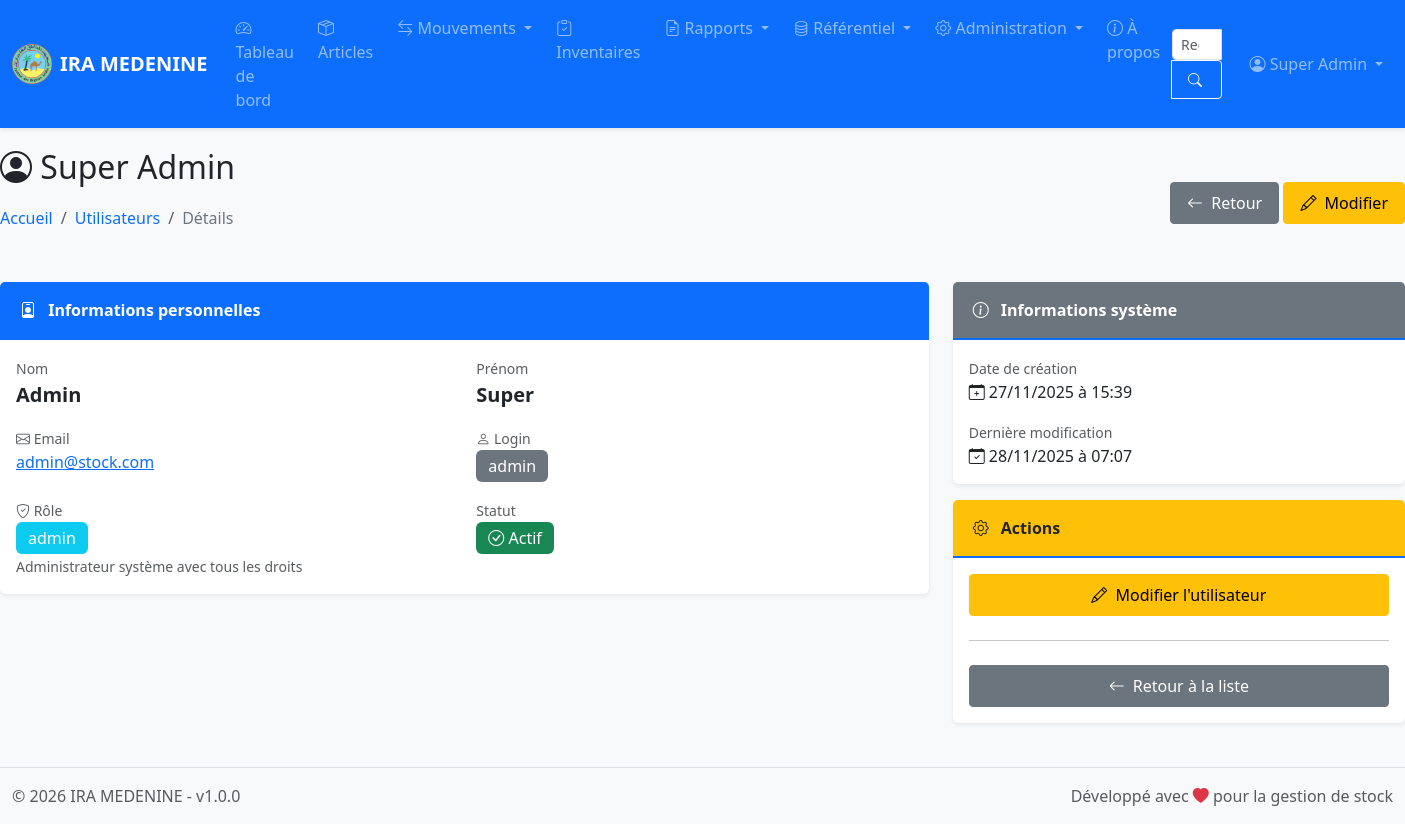
The page /pages/users/view.php?id=1 (signed in) on the database its author committed.
### tables this page shows
CREATE TABLE IF NOT EXISTS `parametres` (
  `id` int NOT NULL AUTO_INCREMENT,
  `nom_etablissement` varchar(255) NOT NULL,
  `logo` varchar(255) DEFAULT NULL,
  `adresse` text,
  `tel_fixe` varchar(20) DEFAULT NULL,
  `tel_mobile` varchar(20) DEFAULT NULL,
  `fax` varchar(20) DEFAULT NULL,
  `email` varchar(100) DEFAULT NULL,
  `site_web` varchar(50) NOT NULL,
  `created_at` timestamp NOT NULL DEFAULT CURRENT_TIMESTAMP,
  `updated_at` timestamp NOT NULL DEFAULT CURRENT_TIMESTAMP ON UPDATE CURRENT_TIMESTAMP,
  PRIMARY KEY (`id`)
);

CREATE TABLE IF NOT EXISTS `users` (
  `id` int NOT NULL AUTO_INCREMENT,
  `nom` varchar(100) NOT NULL,
  `prenom` varchar(100) NOT NULL,
  `mail` varchar(100) NOT NULL,
  `login` varchar(50) NOT NULL,
  `password` varchar(255) NOT NULL,
  `role_id` int NOT NULL,
  `actif` tinyint(1) NOT NULL DEFAULT '1',
  `created_at` timestamp NOT NULL DEFAULT CURRENT_TIMESTAMP,
  `updated_at` timestamp NOT NULL DEFAULT CURRENT_TIMESTAMP ON UPDATE CURRENT_TIMESTAMP,
  PRIMARY KEY (`id`),
  UNIQUE KEY `login` (`login`),
  UNIQUE KEY `mail` (`mail`),
  KEY `idx_role` (`role_id`),
  KEY `idx_actif` (`actif`)
);

CREATE TABLE IF NOT EXISTS `roles` (
  `id` int NOT NULL AUTO_INCREMENT,
  `nom` varchar(50) NOT NULL,
  `description` text,
  `created_at` timestamp NOT NULL DEFAULT CURRENT_TIMESTAMP,
  PRIMARY KEY (`id`),
  UNIQUE KEY `nom` (`nom`)
);

### pages/users/view.php (the view, shortened to what the rows shown need)
<?php
require_once __DIR__ . '/../../includes/header.php';
$db = Database::getInstance();
$id = $_GET['id'] ?? 0;
$sql = "SELECT u.*, r.nom as role_nom, r.description as role_description
        FROM users u
        INNER JOIN roles r ON u.role_id = r.id
        WHERE u.id = :id";
$db->prepare($sql);
$db->bind(':id', $id);
$user = $db->fetch();
?>
<?php require_once __DIR__ . '/../../includes/navbar.php'; ?>
<div class="container-fluid main-container">
    <div class="row mb-4">
        <div class="col-12">
            <div class="d-flex justify-content-between align-items-center">
                <div>
                    <h2>
                        <i class="bi bi-person-circle"></i>
                        <?php echo htmlspecialchars($user['prenom'] . ' ' . $user['nom']); ?>
                    </h2>
                    <nav aria-label="breadcrumb">
                        <ol class="breadcrumb">
                        </ol>
                    </nav>
                </div>
            </div>
        </div>
    </div>
    <div class="row">
        <div class="col-lg-8">
            <div class="card mb-3">
                <div class="card-body">
                    <div class="row mb-3">
                        <div class="col-md-6">
                            <p class="mb-0 fs-5"><strong><?php echo htmlspecialchars($user['nom']); ?></strong></p>
                        </div>
                        <div class="col-md-6">
                            <p class="mb-0 fs-5"><strong><?php echo htmlspecialchars($user['prenom']); ?></strong></p>
                        </div>
                    </div>
                    <div class="row mb-3">
                        <div class="col-md-6">
                            <p class="mb-0">
                                <a href="mailto:<?php echo htmlspecialchars($user['mail']); ?>">
                                    <?php echo htmlspecialchars($user['mail']); ?>
                                </a>
                            </p>
                        </div>
                        <div class="col-md-6">
                            <p class="mb-0">
                                <span class="badge bg-secondary fs-6">
                                    <?php echo htmlspecialchars($user['login']); ?>
                                </span>
                            </p>
                        </div>
                    </div>
                    <div class="row">
                        <div class="col-md-6">
                            <p class="mb-0">
                                <span class="badge bg-info fs-6">
                                    <?php echo htmlspecialchars($user['role_nom']); ?>
                                </span>
                                <?php if (!empty($user['role_description'])): ?>
                                    <br><small class="text-muted"><?php echo htmlspecialchars($user['role_description']); ?></small>
                                <?php endif; ?>
                            </p>
                        </div>
                    </div>
                </div>
            </div>
        </div>
        <div class="col-lg-4">
            <div class="card mb-3">
                <div class="card-body">
                    <div class="mb-3">
                        <label class="text-muted small">Date de création</label>
                        <p class="mb-0">
                            <i class="bi bi-calendar-plus"></i>
                            <?php echo date('d/m/Y à H:i', strtotime($user['created_at'])); ?>
                        </p>
                    </div>
                    <div class="mb-0">
                        <label class="text-muted small">Dernière modification</label>
                        <p class="mb-0">
                            <i class="bi bi-calendar-check"></i>
                            <?php echo date('d/m/Y à H:i', strtotime($user['updated_at'])); ?>
                        </p>
                    </div>
                </div>
            </div>
        </div>
    </div>
</div>
<?php require_once __DIR__ . '/../../includes/footer.php'; ?>

### includes/navbar.php (shortened to what the rows shown need)
<nav class="navbar navbar-expand-lg navbar-dark bg-primary sticky-top">
    <div class="container-fluid">
        <a class="navbar-brand d-flex align-items-center" href="<?php echo BASE_URL; ?>/index.php">
            <?php if (!empty($parametres['logo'])): ?>
                <img src="<?php echo BASE_URL; ?>/uploads/logo/<?php echo htmlspecialchars($parametres['logo']); ?>" alt="Logo" height="40" class="me-2" style="object-fit:contain;">
            <?php endif; ?>
            <span class="fw-bold"><?php echo htmlspecialchars($parametres['nom_etablissement'] ?? APP_NAME); ?></span>
        </a>
        <div class="collapse navbar-collapse" id="navbarMain">
            <ul class="navbar-nav">
                <li class="nav-item dropdown">
                    <a class="nav-link dropdown-toggle" href="#" id="navbarUser" role="button" data-bs-toggle="dropdown" aria-expanded="false">
                        <i class="bi bi-person-circle"></i> <?php echo $current_user['prenom'] . ' ' . $current_user['nom']; ?>
                    </a>
                </li>
            </ul>
        </div>
    </div>
</nav>

### includes/footer.php (shortened to what the rows shown need)
    <footer class="footer mt-auto py-3 bg-light border-top">
        <div class="container-fluid">
            <div class="row">
                <div class="col-md-6 text-muted">
                    &copy; <?php echo date('Y'); ?> <?php echo $parametres['nom_etablissement'] ?? APP_NAME; ?> - v<?php echo APP_VERSION; ?>
                </div>
                <div class="col-md-6 text-end text-muted">
                    Développé avec <i class="bi bi-heart-fill text-danger"></i> pour la gestion de stock
                </div>
            </div>
        </div>
    </footer>
</body>
</html>

### rows shown on the page
parametres: logo (picture), nom_etablissement "IRA MEDENINE"
users: prenom "Super", nom "Admin", prenom+nom "Super Admin", mail "admin@stock.com", login "admin", role.nom "admin", role.description "Administrateur système avec tous les droits", created_at "27/11/2025 à 15:39", updated_at "28/11/2025 à 07:07"

### other values the page prints
APP_VERSION "1.0.0"
